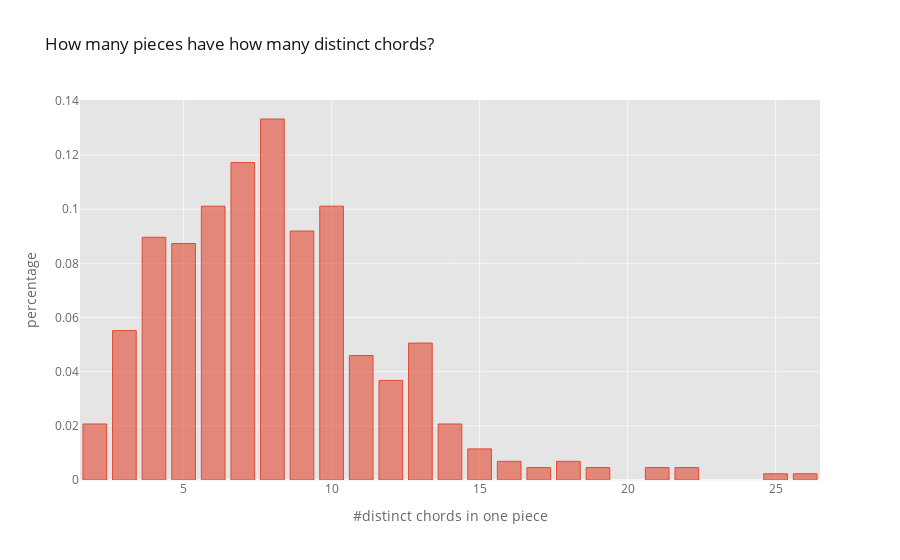

The cell this chart's notebook holds for it:
### Markdown cell above
To see how complex the harmonic development is in Schubert's dances, we use as a rough measure the number of distinct chords per piece, where we define a chord as a tuple `(bass_note, chord_type)`. A tonic chord would be `('C', 'major')` in major and `('A', 'minor')` in minor, and so on.

### Code cell
chord_tuples = pd.read_csv(os.path.join(data_tsv, 'chord_tuples.tsv'), sep='\t', index_col=[0, 1], converters={'chords': jh.parse_tuples})
(chord_tuples.groupby('id').nunique().chords.value_counts() / 435).iplot('bar', xTitle='#distinct chords in one piece', yTitle='percentage', title='How many pieces have how many distinct chords?')

### Figure 1 — Plotly figure (JSON) as saved in the notebook; plotly's stock layout.template omitted (floating-point values rounded to 4 significant figures)
{"data": [{"marker": {"color": "rgba(226, 74, 51, 0.6)", "line": {"color": "rgba(226, 74, 51, 1.0)", "width": 1}}, "name": "chords", "orientation": "v", "text": "", "type": "bar", "x": [8, 7, 6, 10, 9, 4, 5, 3, 13, 11, 12, 2, 14, 15, 16, 18, 17, 19, 21, 22, 25, 26], "y": [0.1333, 0.1172, 0.1011, 0.1011, 0.09195, 0.08966, 0.08736, 0.05517, 0.05057, 0.04598, 0.03678, 0.02069, 0.02069, 0.01149, 0.006897, 0.006897, 0.004598, 0.004598, 0.004598, 0.004598, 0.002299, 0.002299]}], "layout": {"legend": {"bgcolor": "#FFFFFF", "font": {"color": "#666666"}}, "paper_bgcolor": "#FFFFFF", "plot_bgcolor": "#E5E5E5", "title": {"font": {"color": "#151516"}, "text": "How many pieces have how many distinct chords?"}, "xaxis": {"gridcolor": "#F6F6F6", "showgrid": true, "tickfont": {"color": "#666666"}, "title": {"font": {"color": "#666666"}, "text": "#distinct chords in one piece"}, "zerolinecolor": "#F6F6F6"}, "yaxis": {"gridcolor": "#F6F6F6", "showgrid": true, "tickfont": {"color": "#666666"}, "title": {"font": {"color": "#666666"}, "text": "percentage"}, "zerolinecolor": "#F6F6F6"}}}
